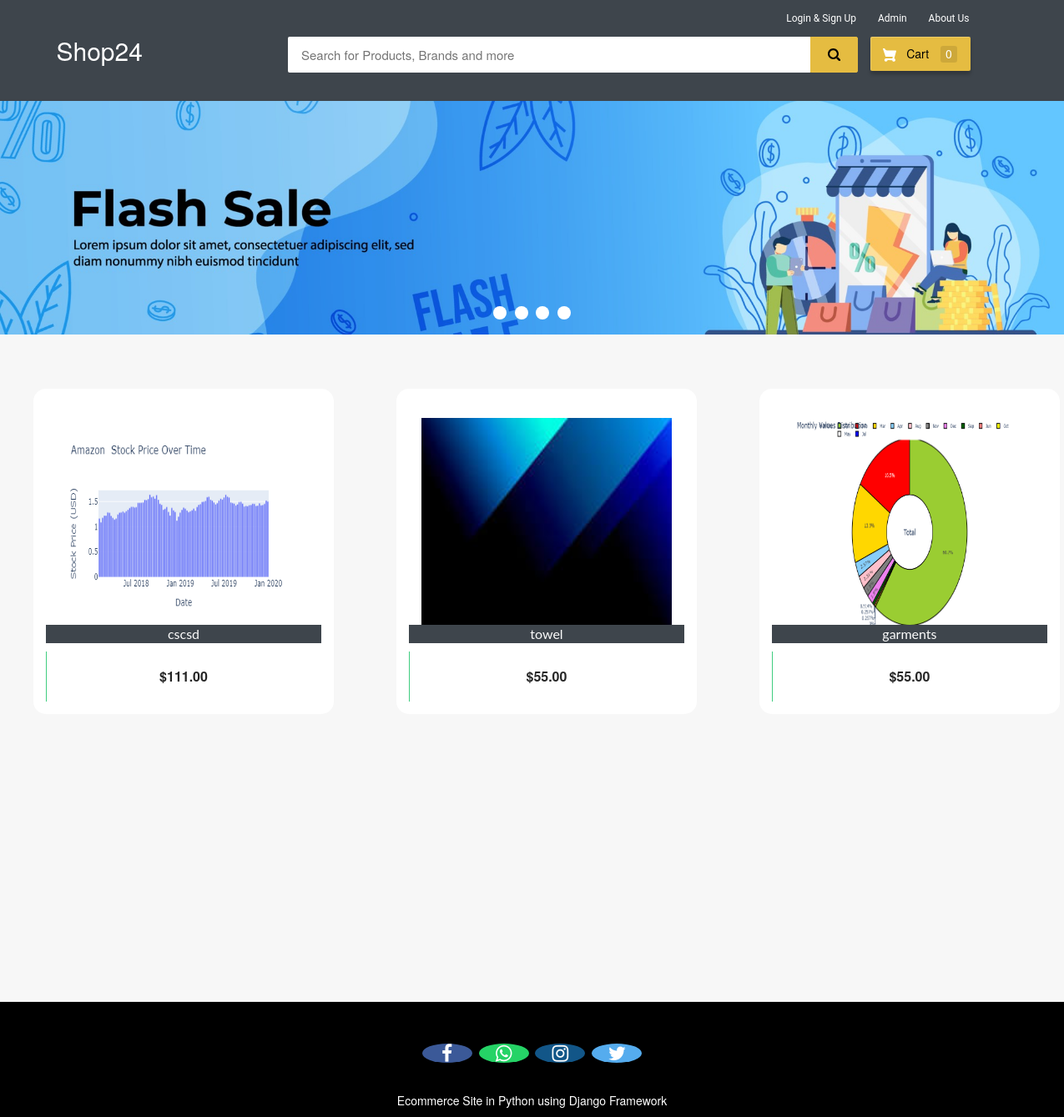
The page / on the database its author committed.
### website/models.py (models this page shows, shortened)
class Product(models.Model):
    pid=models.AutoField(primary_key=True)
    category = models.ForeignKey(ProductCategory,on_delete=models.CASCADE, to_field='name')
    product_image= models.ImageField(upload_to='product_image/',null=True,blank=True)
    dealer = models.ForeignKey(Dealer, on_delete=models.CASCADE,to_field='email',default='Shop4u')
    name = models.CharField(max_length=255)
    description = models.TextField()
    cost = models.DecimalField(max_digits=10, decimal_places=2)
    color = models.CharField(max_length=50)
    gender = models.CharField(max_length=1, choices=Consumer.gender_choices,null=True)

### website/views.py (the view)
# urls.py: path('', views.landing, name='landingpage'),
@cache_control(no_cache=True, must_revalidate=True, no_store=True)
def landing(request):
    products=Product.objects.all()
    if 'product_ids' in request.COOKIES:
        product_ids = request.COOKIES['product_ids']
        counter=product_ids.split('|')
        product_count_in_cart=len(set(counter))
    else:
        product_count_in_cart=0
    if request.user.is_authenticated:
        return HttpResponseRedirect('afterlogin')
    return render(request,'platform/index.html',{'products':products,'product_count_in_cart':product_count_in_cart})

### website/templates/platform/index.html (shortened to what this page needs)
{% extends 'platform/homebase.html' %}
{% load static %}
{% block content %}
<div class="row">
  <div class="col-md-12">
    <div class="slider-container">
      <div class="menu">
        <label for="slide-dot-1"></label>
        <label for="slide-dot-2"></label>
        <label for="slide-dot-3"></label>
        <label for="slide-dot-4"></label>
      </div>
        <div class="slide slide-1"></div>
    </div>
  </div>
</div>
{%if products%}
<br>
  <div class="row">
      {% for p in products %}
      <div class="column">
      <div class="container page-wrapper" style="width: 450px;">
        <div class="page-inner">
          <div class="row">
            <div class="el-wrapper">
              <div class="box-up">
                <img class="img" src="{{  p.product_image.url }}" alt="product pic" height="300px" width="300px">
                <div class="img-info">
                  <div class="info-inner">
                    <span style="background-color:#3e454c; color:fbfbfb;"class="p-company">{{p.name}}</span>
                  </div>
                </div>
              </div>
              <div class="box-down">
                <a class="cart" href="{% url 'add-to-cart' p.pid  %}">
                  <span class="price">${{p.cost}}</span>
                  <span class="add-to-cart">
                    <span class="txt"><i class="fa fa-shopping-cart"></i> Add To Cart</span>
                  </span>
                </a>
              </div>
            </div>
          </div>
        </div>
      </div>
      </div>
{% if forloop.counter|divisibleby:"3" %}
    </div>
{% endif %}
  {% endfor %}
{%else%}
<h3 style="text-align:center; color:#3E454C;">No Search Found</h3>
{%endif%}
<br><br><br>
<br><br><br><br><br><br><br><br><br><br><br><br>
{% endblock content %}

### website/templates/platform/homebase.html (shortened to what this page needs)
<html>
{% load static %}
<head>
<link rel="stylesheet" href="https://maxcdn.bootstrapcdn.com/bootstrap/3.3.0/css/bootstrap.min.css">
<link rel="stylesheet" href="https://maxcdn.bootstrapcdn.com/font-awesome/4.7.0/css/font-awesome.min.css">
</head>
<body>
  {%if request.user.is_authenticated%}
    {% include "platform/customer_navbar.html" %}
  {%else%}
  <div id="navbar">
    <div class="container">
        <div class="row row1">
            <ul class="largenav pull-right">
              <li class="upper-links dropdown"><a class="links" href="">Login & Sign Up</a>
              </li>
                <li class="upper-links"><a class="links" a href="{% url 'home' %}">Admin</a></li>
                <li class="upper-links"><a class="links" href="/aboutus">About Us</a></li>
            </ul>
        </div>
        <div class="row row2">
            <div class="col-sm-3">
                <h2 style="margin:0px;"><a style="text-decoration:none; color:white;" href="/"><span class="largenav">Shop24 </span></a></h2>
            </div>
            <div class="navbar-search smallsearch col-sm-7 col-xs-11">
              <form  action="/search" method="get">
                <div class="row"> <input class="navbar-input col-xs-11" type="search" placeholder="Search for Products, Brands and more" name="query" id="query">
                  <button class="navbar-button col-xs-1" type="submit">
                  </button>
                </div>
              </form>
            </div>
            <div class="cart1 largenav col-sm-2"> <a class="cart-button" href="/cart">  Cart <span class="item-number ">{{ product_count_in_cart }}</span> </a> </div>
        </div>
    </div>
</div>
  {%endif%}
{% block content %}
{% endblock content %}
<br><br><br>
<footer>
  <br>
  <p>
    <a href="#" class="fa fa-facebook"></a>
    <a href="#" class="fa fa-whatsapp"></a>
    <a href="#" class="fa fa-instagram"></a>
    <a href="#" class="fa fa-twitter"></a>
  </p>
  <br>
  <div class="container">
    <div class="row">
      <div class="col-md-12 col-sm-12">
        <div style="color:#ffffff;" class="wow fadeInUp footer-copyright">
          <p>Ecommerce Site in Python using Django Framework<br>
        </div>
      </div>
    </div>
  </div>
</footer>
</body>
</html>

### website/templates/platform/homebase.html (style rules this page uses)
body { background-color: #f7f7f7; }
#navbar { background-color: #3e454c; color: black; }
.row1 { padding-top: 10px; padding-right: 50px }
.row2 { padding-bottom: 20px }
.navbar-input { padding: 11px 16px; border-radius: 2px 0 0 2px; border: 0 none; outline: 0 none; font-size: 15px }
.navbar-button { background-color: #e5bc41; border: 1px solid #e5bc41; border-radius: 0 2px 2px 0; color: #565656; padding: 10px 0; height: 43px; cursor: pointer }
.cart-button { background-color: #E5BC41; box-shadow: 0 4px 4px 0 rgba(0, 0, 0, .23), inset 1px 1px 0 0 hsla(0, 0%, 100%, .2); padding: 10px 0; text-align: center; height: 41px; border-radius: 2px; font-weight: 500; width: 120px; display: inline-block; color: #FFFFFF; text-decoration: none; color: inherit; border: none; outline: none }
.cart-svg { display: inline-block; width: 16px; height: 16px; vertical-align: middle; margin-right: 8px }
.item-number { border-radius: 3px; background-color: rgba(0, 0, 0, .1); height: 20px; padding: 3px 6px; font-weight: 500; display: inline-block; color: #fff; line-height: 12px; margin-left: 10px }
.upper-links { display: inline-block; padding: 0 11px; line-height: 23px; font-family: 'Roboto', sans-serif; letter-spacing: 0; color: inherit; border: none; outline: none; font-size: 12px }
.dropdown { position: relative; display: inline-block; margin-bottom: 0px }
.links { color: #fff; text-decoration: none }
.largenav { display: none }
.smallsearch { margin-left: 15px; margin-top: 15px }
.menu { cursor: pointer }
footer { padding: 0px 0px 0px 0px; background-color: black; margin: 0px; }
.fa { font-size: 23px; width: 60px; text-align: center; text-decoration: none; margin: 5px 2px; border-radius: 50%; }
.fa-facebook { background: #3B5998; color: white; margin-top: 30px; }
.fa-whatsapp { background: #25d366; color: white; }
.fa-twitter { background: #55ACEE; color: white; }
.fa-instagram { background: #125688; color: white; }
p { text-align: center; }
@media screen and (min-width: 768px) { .largenav { display: block } }
@media screen and (min-width: 768px) { .smallsearch { margin: 0px } }

### rows shown on the page
Product: product_image (picture), name "cscsd", cost "111.00"
Product: product_image (picture), name "towel", cost "55.00"
Product: product_image (picture), name "garments", cost "55.00"

### other values the page prints
{{ product_count_in_cart }} "0"
